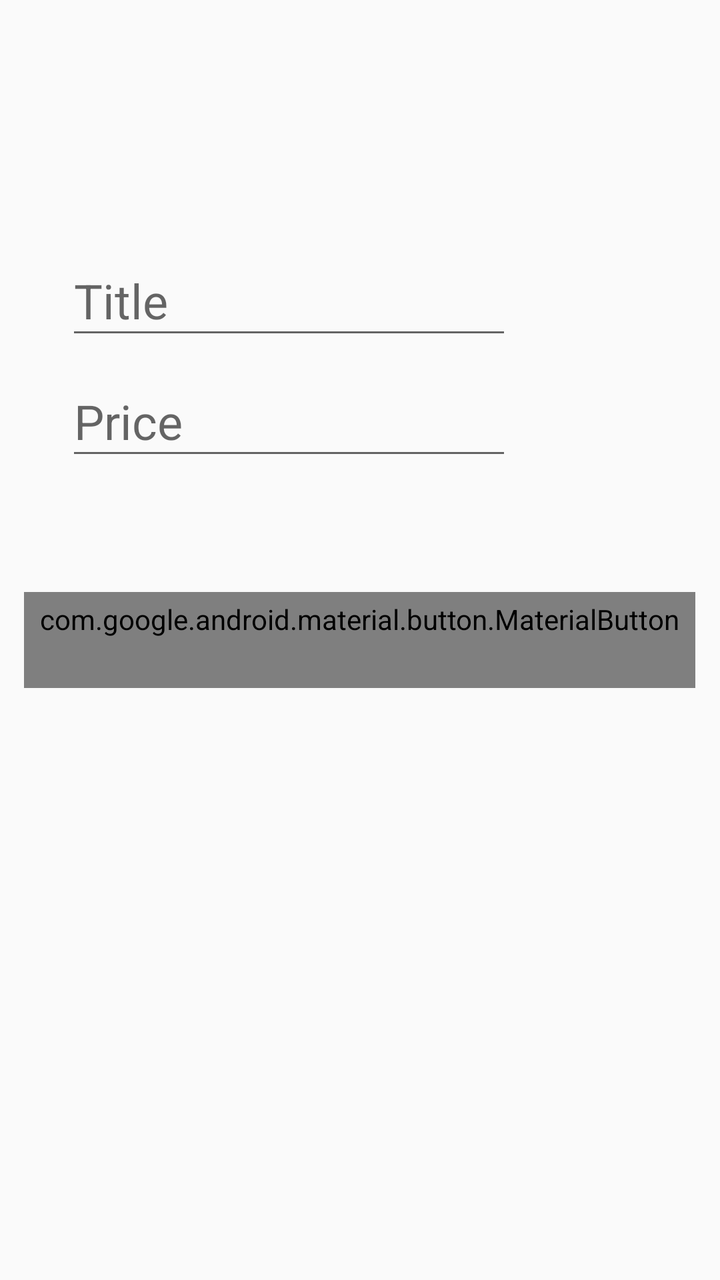
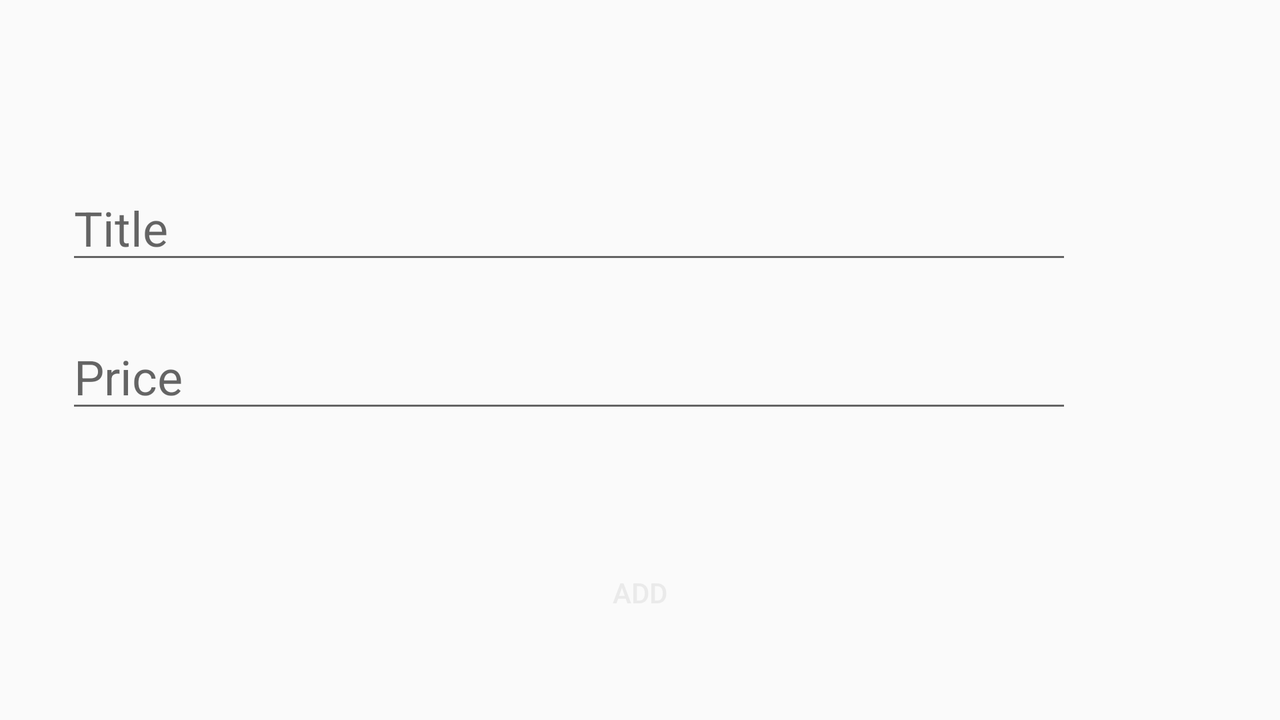

Compare how this app lays out the same screen by default and in its alternative resource folder. The renders come first, then the two layout files and the values they reference.
<!-- AndroidManifest.xml: activity theme Theme.AppCompat.Light.NoActionBar -->
<!-- res/layout/activity_add_item.xml -->
<?xml version="1.0" encoding="utf-8"?>
<RelativeLayout xmlns:android="http://schemas.android.com/apk/res/android"
    xmlns:app="http://schemas.android.com/apk/res-auto"
    android:layout_width="match_parent"
    android:layout_height="match_parent"
    android:orientation="vertical">

    <LinearLayout
        android:layout_width="match_parent"
        android:layout_height="wrap_content"
        android:layout_above="@id/add_button"
        android:orientation="vertical"
        android:paddingStart="33dp"
        android:paddingEnd="104dp"
        android:paddingBottom="61dp">

        <android.support.design.widget.TextInputLayout
            android:layout_width="match_parent"
            android:layout_height="wrap_content"
            android:hint="@string/title_hint">

            <android.support.design.widget.TextInputEditText
                android:id="@+id/title_edittext"
                android:layout_width="match_parent"
                android:layout_height="wrap_content"
                android:inputType="text"
                android:textColor="@color/title_text_color"
                android:textSize="24sp" />

        </android.support.design.widget.TextInputLayout>

        <android.support.design.widget.TextInputLayout
            android:layout_width="match_parent"
            android:layout_height="wrap_content"
            android:hint="@string/price_hint">

            <android.support.design.widget.TextInputEditText
                android:id="@+id/price_edittext"
                android:layout_width="match_parent"
                android:layout_height="wrap_content"
                android:layout_marginTop="25dp"
                android:inputType="number"
                android:textColor="@color/title_text_color"
                android:textSize="24sp" />

        </android.support.design.widget.TextInputLayout>

    </LinearLayout>

    <android.support.design.button.MaterialButton
        android:id="@+id/add_button"
        style="@style/Widget.MaterialComponents.Button.TextButton"
        android:layout_width="wrap_content"
        android:layout_height="wrap_content"
        android:layout_centerHorizontal="true"
        android:layout_centerVertical="true"
        android:layout_gravity="center"
        android:background="@null"
        android:enabled="false"
        android:text="@string/add_button_text"
        android:textColor="@color/add_button_color"
        app:icon="@drawable/ic_check_green_24dp"
        app:iconTint="@color/add_button_color" />

</RelativeLayout>
<!-- resources referenced by this layout -->
<resources>
  <color name="title_text_color">#3574fa</color>
  <string name="add_button_text">Add</string>
  <string name="price_hint">Price</string>
  <string name="title_hint">Title</string>
</resources>
<!-- res/layout-land/activity_add_item.xml (the repository's variant of the layout above) -->
<!-- drawn on the phone turned sideways -->
<?xml version="1.0" encoding="utf-8"?>
<RelativeLayout xmlns:android="http://schemas.android.com/apk/res/android"
    android:layout_width="match_parent"
    android:layout_height="match_parent"
    android:orientation="vertical">

    <LinearLayout
        android:id="@+id/linear_layout"
        android:layout_width="match_parent"
        android:layout_height="wrap_content"
        android:layout_centerHorizontal="true"
        android:layout_centerVertical="true"
        android:layout_gravity="center"
        android:orientation="vertical"
        android:paddingStart="33dp"
        android:paddingEnd="104dp"
        android:paddingBottom="61dp">

        <EditText
            android:id="@+id/title_edittext"
            android:layout_width="match_parent"
            android:layout_height="wrap_content"
            android:hint="@string/title_hint"
            android:inputType="text"
            android:textColor="@color/title_text_color"
            android:textSize="24sp" />

        <EditText
            android:id="@+id/price_edittext"
            android:layout_width="match_parent"
            android:layout_height="wrap_content"
            android:layout_marginTop="25dp"
            android:hint="@string/price_hint"
            android:inputType="number"
            android:textColor="@color/title_text_color"
            android:textSize="24sp" />

    </LinearLayout>

    <Button
        android:id="@+id/add_button"
        android:layout_width="wrap_content"
        android:layout_height="wrap_content"
        android:layout_below="@id/linear_layout"
        android:layout_centerHorizontal="true"
        android:background="@null"
        android:text="@string/add_button_text"
        android:textColor="@color/add_button_color_inactive" />

</RelativeLayout>
<!-- resources referenced by the variant -->
<!-- as the phone turned sideways resolves them -->
<resources>
  <color name="add_button_color_inactive">#eaeaea</color>
  <color name="title_text_color">#3574fa</color>
  <string name="add_button_text">Add</string>
  <string name="price_hint">Price</string>
  <string name="title_hint">Title</string>
</resources>
